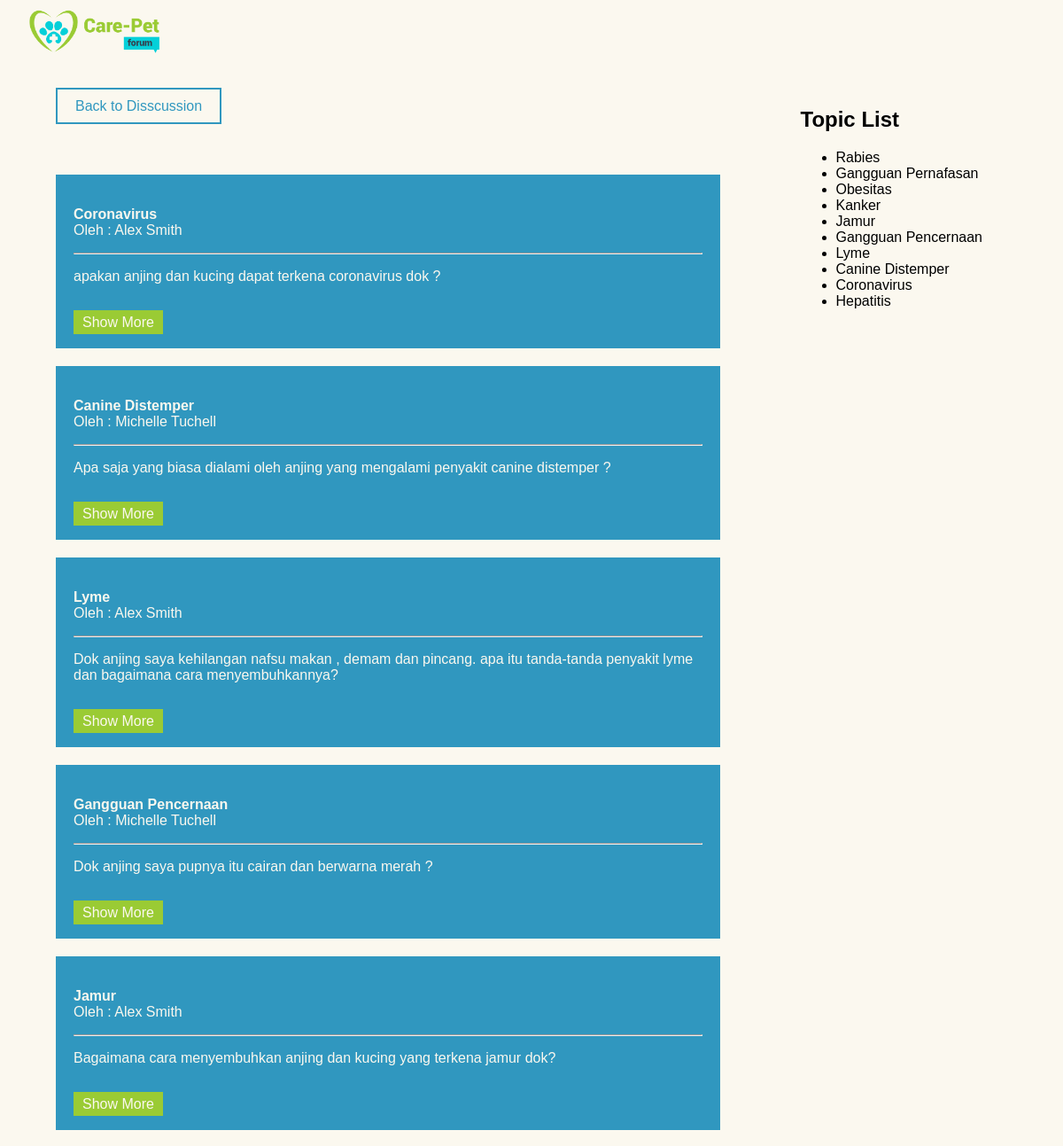
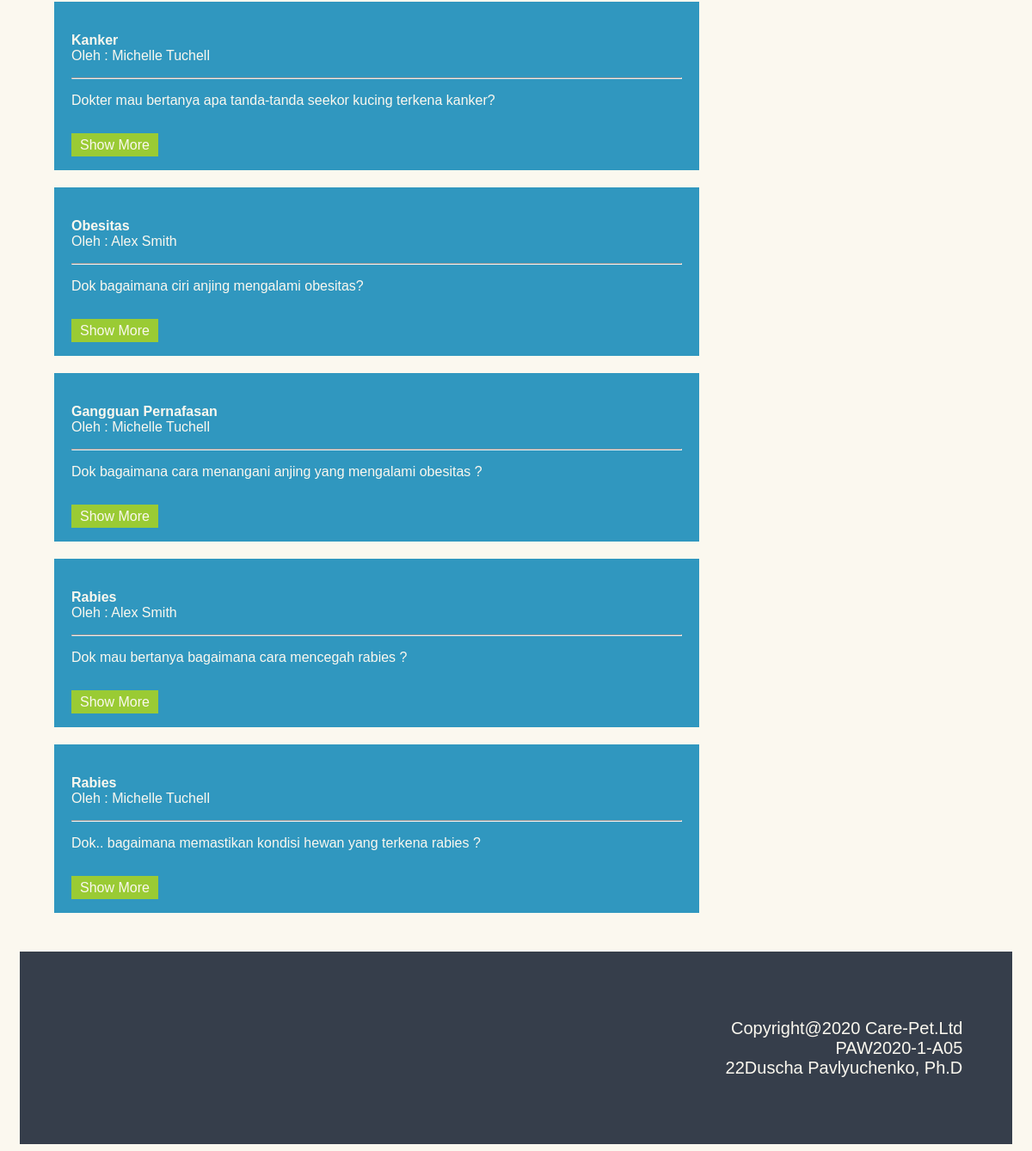
/manage.php (signed in), run on the app's committed database (2 pictures, top to bottom).
### tables this page shows
CREATE TABLE `topic` (
  `id_topic` int(11) NOT NULL,
  `name_topic` varchar(255) DEFAULT NULL
);

CREATE TABLE `question` (
  `id_question` int(11) NOT NULL,
  `id_user` int(11) DEFAULT NULL,
  `id_topic` int(11) DEFAULT NULL,
  `content_question` text DEFAULT NULL
);

CREATE TABLE `users` (
  `id_user` int(11) NOT NULL,
  `id_status` int(11) DEFAULT NULL,
  `name_user` varchar(255) DEFAULT NULL,
  `email_user` varchar(255) DEFAULT NULL,
  `password_user` varchar(64) DEFAULT NULL,
  `phone_user` varchar(15) DEFAULT NULL
);

### pages/layout/admDisscussion.php (the view)
<?php
include "system/connect.php";
if ($_SESSION['status'] == 1) {
?>
    <div class="sidebar">
        <?php $statement2 = $db->query("SELECT * FROM topic"); ?>
        <div class="topic-list">
            <h2>Topic List</h2>
            <ul>
                <?php foreach ($statement2 as $row2) {
                    echo "<li>{$row2['name_topic']}</li>";
                }
                ?>
            </ul>
        </div>
    </div>&emsp;&emsp;&emsp;&emsp;
    <div class="disscussion" id="disscussion">
        <?php
        $id_user = $_SESSION['id_user'];
        $statement1 = $db->prepare("SELECT * FROM question a, topic b, users c WHERE a.id_user=c.id_user AND a.id_topic=b.id_topic AND a.id_user=:id_user");
        $statement1->bindValue(":id_user", $id_user);
        $statement1->execute();
        foreach ($statement1 as $row) {
            $id_question = $row['id_question'];
            echo "<div class='disscuss-field'>";
            echo "<div class='topic-title'>";
            echo "<p><b>{$row['name_topic']}</b>";
            echo "<br>Oleh : {$row['name_user']}</p></div>";
            echo "<hr><div class='content-disscuss'>";
            echo "<p>{$row['content_question']}</p>";
            echo "<br><a href='view.php?id_question=$id_question'>Show More</a>";
            echo "</div>";
            echo "</div>";
        }
        ?>
    </div>
<?php } else if ($_SESSION['status'] == 2) {
?>
    <div class="sidebar">
        <?php $statement2 = $db->query("SELECT * FROM topic"); ?>
        <div class="topic-list">
            <h2>Topic List</h2>
            <ul>
                <?php foreach ($statement2 as $row2) {
                    echo "<li>{$row2['name_topic']}</li>";
                }
                ?>
            </ul>
        </div>
    </div>&emsp;&emsp;&emsp;&emsp;
    <div class="disscussion" id="disscussion">
        <?php
        $id_user = $_SESSION['id_user'];
        $statement1 = $db->prepare("SELECT * FROM question a, answer b, users c ,topic d WHERE a.id_user=c.id_user AND a.id_question=b.id_question AND d.id_topic=a.id_topic AND b.id_user=:id_user ORDER BY a.id_question DESC");
        $statement1->bindValue(":id_user", $id_user);
        $statement1->execute();
        foreach ($statement1 as $row) {
            $id_question = $row['id_question'];
            echo "<div class='disscuss-field'>";
            echo "<div class='topic-title'>";
            echo "<p><b>{$row['name_topic']}</b>";
            echo "<br>Oleh : {$row['name_user']}</p></div>";
            echo "<hr><div class='content-disscuss'>";
            echo "<p>{$row['content_question']}</p>";
            echo "<br><a href='./view.php?id_question=$id_question'>Show More</a>";
            echo "</div>";
            echo "</div>";
        }
        ?>
    </div>
<?php }
?>

### assets/css/styles.css (style rules this page uses)
body { background-color: #fbf8ef; font-family: Arial, Helvetica, sans-serif; }
.sidebar { padding: 5px; width: 25%; float: right; }
.sidebar .topic-list { padding: 10px 20px; }
.disscussion { width: 65%; padding: 25px 40px; }
.disscussion .disscuss-field { padding: 20px 20px; color: #fbf8ef; background-color: #3097bf; margin-bottom: 20px; }
.disscussion .disscuss-field a { background-color: #9acb34; padding: 5px 10px; color: #fbf8ef; text-decoration: none; }

### data on the page
topic: name_topic "Rabies"
topic: name_topic "Gangguan Pernafasan"
topic: name_topic "Obesitas"
topic: name_topic "Kanker"
topic: name_topic "Jamur"
topic: name_topic "Gangguan Pencernaan"
topic: name_topic "Lyme"
topic: name_topic "Canine Distemper"
topic: name_topic "Coronavirus"
topic: name_topic "Hepatitis"
question: id_topic.name_topic "Coronavirus", id_user.name_user "Alex Smith", content_question "apakan anjing dan kucing dapat terkena coronavirus dok ?"
question: id_topic.name_topic "Canine Distemper", id_user.name_user "Michelle Tuchell", content_question "Apa saja yang biasa dialami oleh anjing yang mengalami penyakit canine distemper ?"
question: id_topic.name_topic "Lyme", id_user.name_user "Alex Smith", content_question "Dok anjing saya kehilangan nafsu makan , demam dan pincang. apa itu tanda-tanda penyakit lyme dan bagaimana cara menyembuhkannya?"
question: id_topic.name_topic "Gangguan Pencernaan", id_user.name_user "Michelle Tuchell", content_question "Dok anjing saya pupnya itu cairan dan berwarna merah ?"
question: id_topic.name_topic "Jamur", id_user.name_user "Alex Smith", content_question "Bagaimana cara menyembuhkan anjing dan kucing yang terkena jamur dok?"
question: id_topic.name_topic "Kanker", id_user.name_user "Michelle Tuchell", content_question "Dokter mau bertanya apa tanda-tanda seekor kucing terkena kanker?"
question: id_topic.name_topic "Obesitas", id_user.name_user "Alex Smith", content_question "Dok bagaimana ciri anjing mengalami obesitas?"
question: id_topic.name_topic "Gangguan Pernafasan", id_user.name_user "Michelle Tuchell", content_question "Dok bagaimana cara menangani anjing yang mengalami obesitas ?"
question: id_topic.name_topic "Rabies", id_user.name_user "Alex Smith", content_question "Dok mau bertanya bagaimana cara mencegah rabies ?"
question: id_topic.name_topic "Rabies", id_user.name_user "Michelle Tuchell", content_question "Dok.. bagaimana memastikan kondisi hewan yang terkena rabies ?"

### other printed values
$_SESSION['id_user'] "2"
$_SESSION['status'] "2"
$_SESSION['name_user'] "Duscha Pavlyuchenko, Ph.D"
